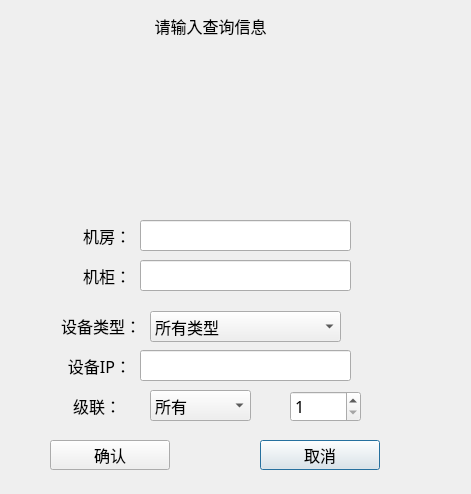
<?xml version="1.0" encoding="UTF-8"?>
<ui version="4.0">
 <class>Log_PduAlarmQueryDlg</class>
 <widget class="QDialog" name="Log_PduAlarmQueryDlg">
  <property name="geometry">
   <rect>
    <x>0</x>
    <y>0</y>
    <width>471</width>
    <height>494</height>
   </rect>
  </property>
  <property name="windowTitle">
   <string>Dialog</string>
  </property>
  <property name="styleSheet">
   <string notr="true">#Log_PduAlarmQueryDlg{background-image: url(:/image/box_back.jpg);}</string>
  </property>
  <widget class="QLabel" name="label_2">
   <property name="geometry">
    <rect>
     <x>40</x>
     <y>220</y>
     <width>91</width>
     <height>31</height>
    </rect>
   </property>
   <property name="font">
    <font>
     <family>微软雅黑</family>
     <pointsize>12</pointsize>
    </font>
   </property>
   <property name="styleSheet">
    <string notr="true"/>
   </property>
   <property name="text">
    <string>机房：</string>
   </property>
   <property name="alignment">
    <set>Qt::AlignRight|Qt::AlignTrailing|Qt::AlignVCenter</set>
   </property>
  </widget>
  <widget class="QLineEdit" name="roomEdit">
   <property name="geometry">
    <rect>
     <x>140</x>
     <y>220</y>
     <width>211</width>
     <height>31</height>
    </rect>
   </property>
   <property name="font">
    <font>
     <family>微软雅黑</family>
     <pointsize>12</pointsize>
    </font>
   </property>
   <property name="styleSheet">
    <string notr="true"/>
   </property>
  </widget>
  <widget class="QPushButton" name="quitBtn">
   <property name="geometry">
    <rect>
     <x>260</x>
     <y>440</y>
     <width>120</width>
     <height>30</height>
    </rect>
   </property>
   <property name="font">
    <font>
     <family>微软雅黑</family>
     <pointsize>12</pointsize>
    </font>
   </property>
   <property name="styleSheet">
    <string notr="true"/>
   </property>
   <property name="text">
    <string>取消</string>
   </property>
  </widget>
  <widget class="QPushButton" name="okBtn">
   <property name="geometry">
    <rect>
     <x>50</x>
     <y>440</y>
     <width>120</width>
     <height>30</height>
    </rect>
   </property>
   <property name="font">
    <font>
     <family>微软雅黑</family>
     <pointsize>12</pointsize>
    </font>
   </property>
   <property name="styleSheet">
    <string notr="true"/>
   </property>
   <property name="text">
    <string>确认</string>
   </property>
  </widget>
  <widget class="QWidget" name="dateWid" native="true">
   <property name="geometry">
    <rect>
     <x>20</x>
     <y>59</y>
     <width>450</width>
     <height>120</height>
    </rect>
   </property>
   <property name="font">
    <font>
     <family>微软雅黑</family>
     <pointsize>12</pointsize>
    </font>
   </property>
   <property name="styleSheet">
    <string notr="true"/>
   </property>
  </widget>
  <widget class="QLabel" name="label">
   <property name="geometry">
    <rect>
     <x>140</x>
     <y>10</y>
     <width>141</width>
     <height>31</height>
    </rect>
   </property>
   <property name="font">
    <font>
     <family>微软雅黑</family>
     <pointsize>12</pointsize>
    </font>
   </property>
   <property name="styleSheet">
    <string notr="true"/>
   </property>
   <property name="text">
    <string>请输入查询信息</string>
   </property>
   <property name="alignment">
    <set>Qt::AlignCenter</set>
   </property>
  </widget>
  <widget class="QLineEdit" name="cabEdit">
   <property name="geometry">
    <rect>
     <x>140</x>
     <y>260</y>
     <width>211</width>
     <height>31</height>
    </rect>
   </property>
   <property name="font">
    <font>
     <family>微软雅黑</family>
     <pointsize>12</pointsize>
    </font>
   </property>
   <property name="styleSheet">
    <string notr="true"/>
   </property>
  </widget>
  <widget class="QLabel" name="label_3">
   <property name="geometry">
    <rect>
     <x>40</x>
     <y>260</y>
     <width>91</width>
     <height>31</height>
    </rect>
   </property>
   <property name="font">
    <font>
     <family>微软雅黑</family>
     <pointsize>12</pointsize>
    </font>
   </property>
   <property name="styleSheet">
    <string notr="true"/>
   </property>
   <property name="text">
    <string>机柜：</string>
   </property>
   <property name="alignment">
    <set>Qt::AlignRight|Qt::AlignTrailing|Qt::AlignVCenter</set>
   </property>
  </widget>
  <widget class="QLabel" name="label_4">
   <property name="geometry">
    <rect>
     <x>50</x>
     <y>310</y>
     <width>91</width>
     <height>31</height>
    </rect>
   </property>
   <property name="font">
    <font>
     <family>微软雅黑</family>
     <pointsize>12</pointsize>
    </font>
   </property>
   <property name="styleSheet">
    <string notr="true"/>
   </property>
   <property name="text">
    <string>设备类型：</string>
   </property>
   <property name="alignment">
    <set>Qt::AlignRight|Qt::AlignTrailing|Qt::AlignVCenter</set>
   </property>
  </widget>
  <widget class="QLabel" name="label_5">
   <property name="geometry">
    <rect>
     <x>40</x>
     <y>350</y>
     <width>91</width>
     <height>31</height>
    </rect>
   </property>
   <property name="font">
    <font>
     <family>微软雅黑</family>
     <pointsize>12</pointsize>
    </font>
   </property>
   <property name="styleSheet">
    <string notr="true"/>
   </property>
   <property name="text">
    <string>设备IP：</string>
   </property>
   <property name="alignment">
    <set>Qt::AlignRight|Qt::AlignTrailing|Qt::AlignVCenter</set>
   </property>
  </widget>
  <widget class="QComboBox" name="devtypeCmb">
   <property name="geometry">
    <rect>
     <x>150</x>
     <y>311</y>
     <width>191</width>
     <height>31</height>
    </rect>
   </property>
   <property name="font">
    <font>
     <family>微软雅黑</family>
     <pointsize>12</pointsize>
    </font>
   </property>
   <property name="styleSheet">
    <string notr="true"/>
   </property>
   <item>
    <property name="text">
     <string>所有类型</string>
    </property>
   </item>
   <item>
    <property name="text">
     <string>IP-PDU</string>
    </property>
   </item>
   <item>
    <property name="text">
     <string>SI-PDU</string>
    </property>
   </item>
   <item>
    <property name="text">
     <string>R-PDU</string>
    </property>
   </item>
   <item>
    <property name="text">
     <string>MPDU</string>
    </property>
   </item>
   <item>
    <property name="text">
     <string>ZPDU</string>
    </property>
   </item>
  </widget>
  <widget class="QLineEdit" name="ipEdit">
   <property name="geometry">
    <rect>
     <x>140</x>
     <y>350</y>
     <width>211</width>
     <height>31</height>
    </rect>
   </property>
   <property name="font">
    <font>
     <family>微软雅黑</family>
     <pointsize>12</pointsize>
    </font>
   </property>
   <property name="styleSheet">
    <string notr="true"/>
   </property>
  </widget>
  <widget class="QLabel" name="label_6">
   <property name="geometry">
    <rect>
     <x>30</x>
     <y>390</y>
     <width>91</width>
     <height>31</height>
    </rect>
   </property>
   <property name="font">
    <font>
     <family>微软雅黑</family>
     <pointsize>12</pointsize>
    </font>
   </property>
   <property name="styleSheet">
    <string notr="true"/>
   </property>
   <property name="text">
    <string>级联：</string>
   </property>
   <property name="alignment">
    <set>Qt::AlignRight|Qt::AlignTrailing|Qt::AlignVCenter</set>
   </property>
  </widget>
  <widget class="QComboBox" name="devnumCmb">
   <property name="geometry">
    <rect>
     <x>150</x>
     <y>390</y>
     <width>101</width>
     <height>31</height>
    </rect>
   </property>
   <property name="font">
    <font>
     <family>微软雅黑</family>
     <pointsize>12</pointsize>
    </font>
   </property>
   <property name="styleSheet">
    <string notr="true"/>
   </property>
   <item>
    <property name="text">
     <string>所有</string>
    </property>
   </item>
   <item>
    <property name="text">
     <string>主机</string>
    </property>
   </item>
   <item>
    <property name="text">
     <string>副机</string>
    </property>
   </item>
  </widget>
  <widget class="QSpinBox" name="spinBox">
   <property name="geometry">
    <rect>
     <x>290</x>
     <y>391</y>
     <width>71</width>
     <height>31</height>
    </rect>
   </property>
   <property name="font">
    <font>
     <family>微软雅黑</family>
     <pointsize>12</pointsize>
    </font>
   </property>
   <property name="styleSheet">
    <string notr="true"/>
   </property>
   <property name="minimum">
    <number>1</number>
   </property>
  </widget>
 </widget>
 <resources/>
 <connections/>
</ui>
